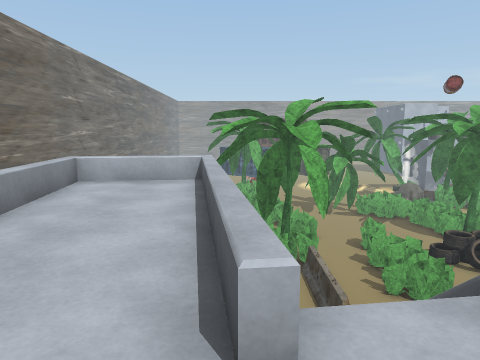
View 1 (above)

24 first-person views from a walk through a 3-D level made in the Unity game engine. The camera is 1.2 m above the floor, tilts 8° down and sees 70° across. The floor is counted in squares, 1 m on a side. Each view is taken from the middle of a square. On the plan, view 1 faces up. The plan holds only what a view shows up to about 14 squares ahead; the rest is blank. The place goes on beyond the plan. Some surface patterns are stand-ins.

View 2
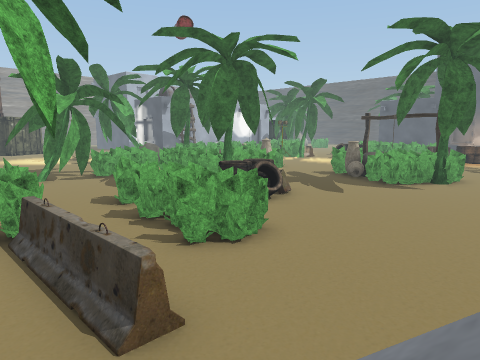

View 3
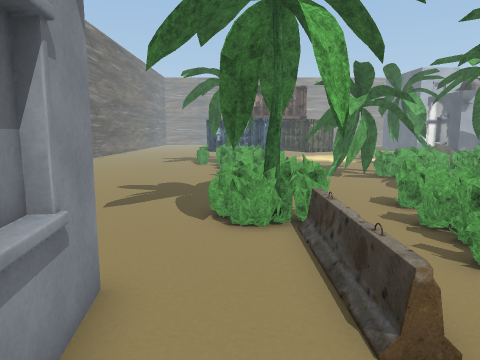

View 4
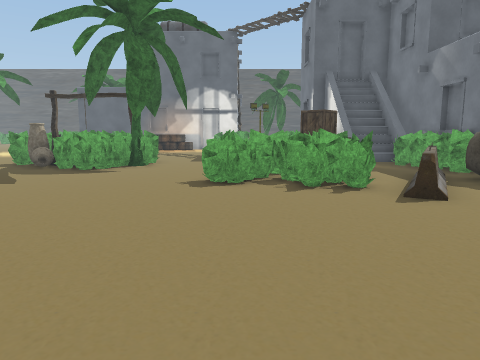

View 5
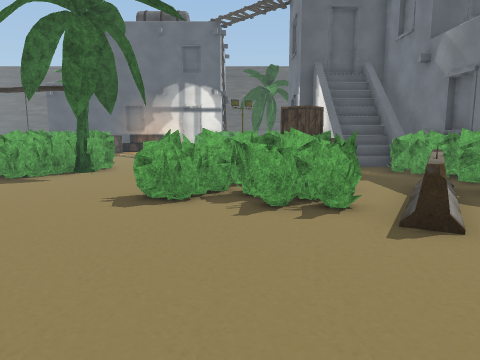

View 6
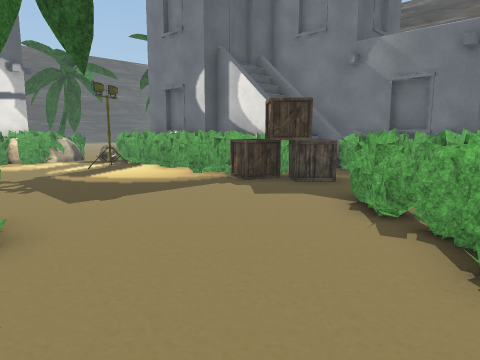

View 7
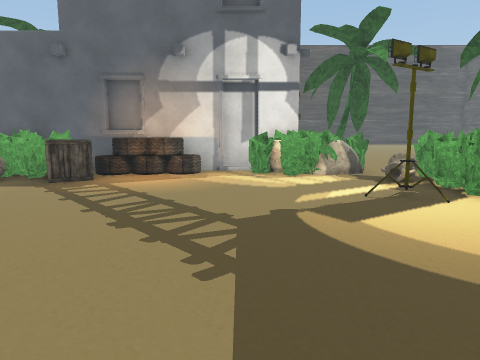

View 8
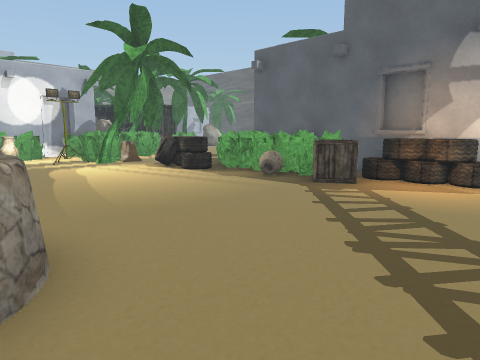

View 9
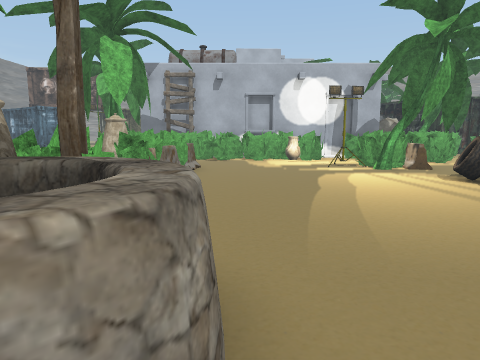

View 10
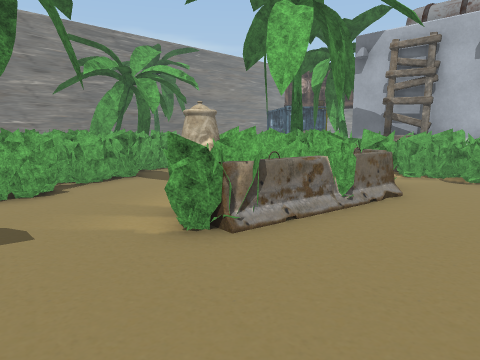

View 11
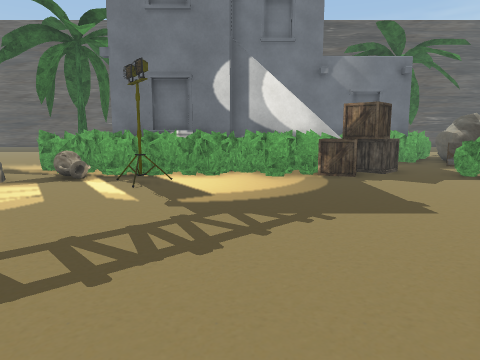

View 12
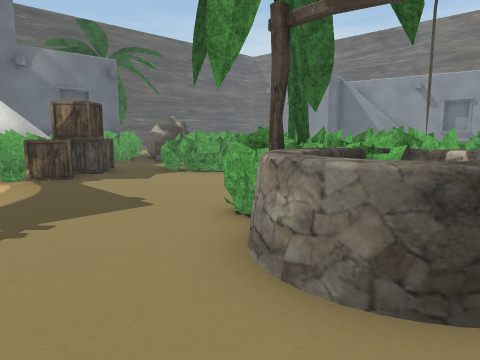

View 13
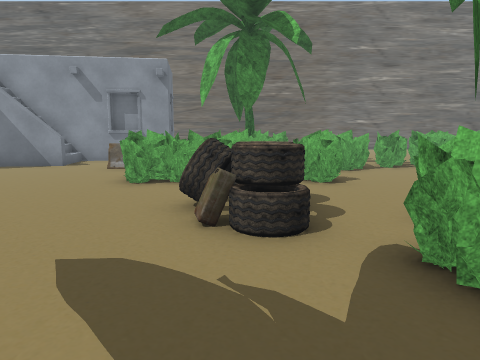

View 14
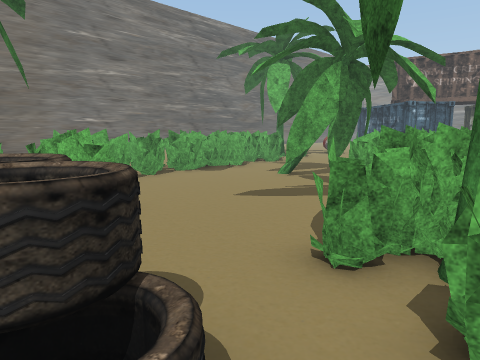

View 15
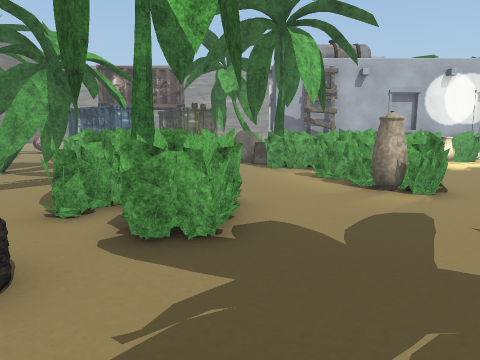

View 16
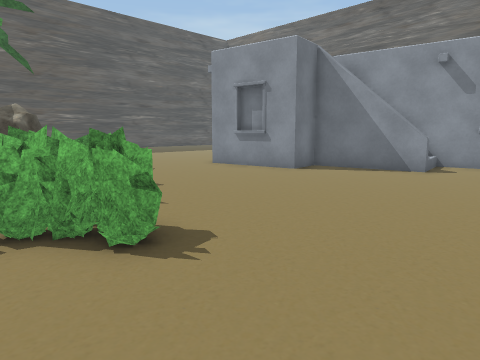

View 17
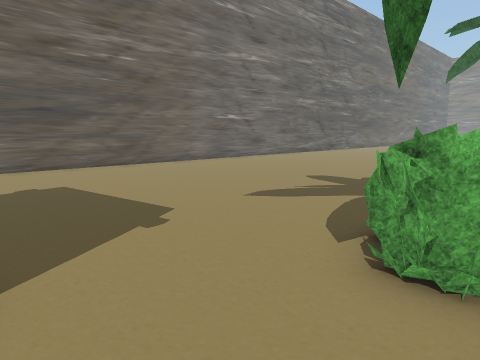

View 18
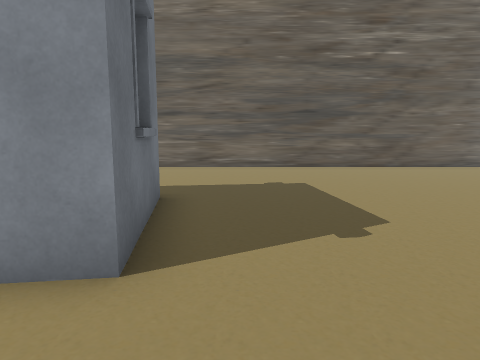

View 19
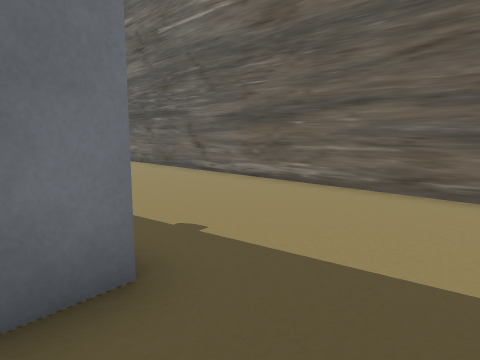

View 20
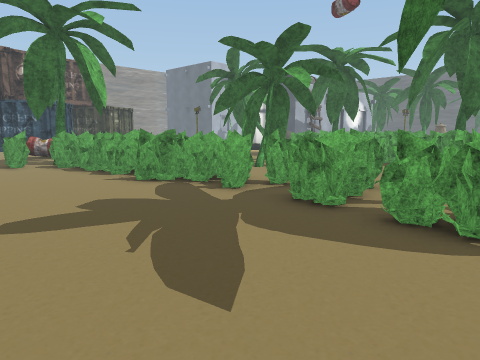

View 21
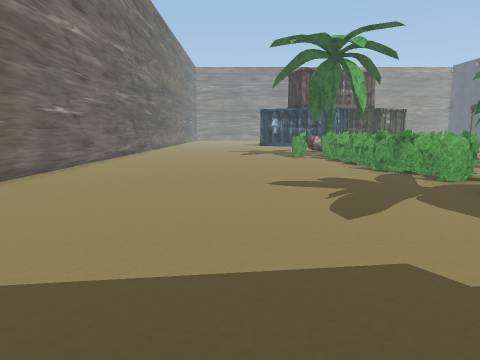

View 22
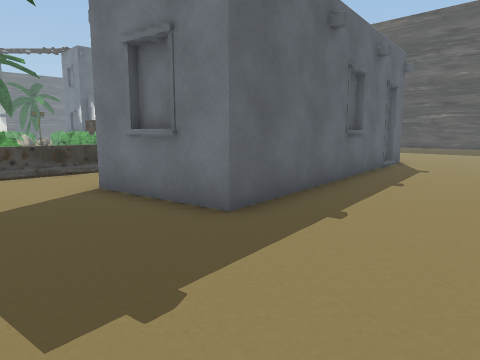

View 23
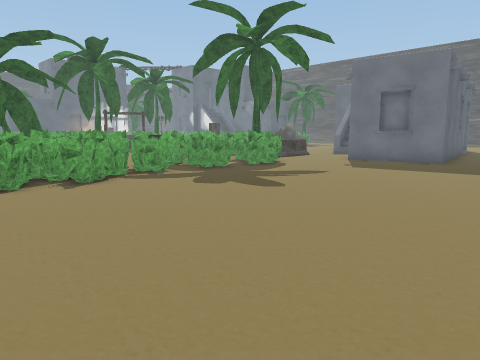

View 24
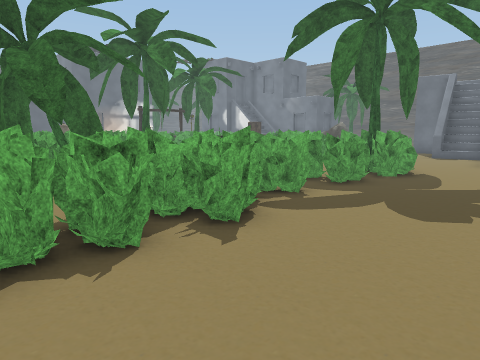

### Floor plan
Key: @ floor where view 1 was taken; # wall or solid block; . main floor; : floor 0.25 m higher than the main floor; / step, stairs or slope; = window, fence, low wall or low ledge; ^ raised ledge; v drop or lower ground; T tree; B bush; A barrier; H house; C crate; R rock; O other object.
Columns run from 10 left of view 1 to 32 right of it. Each row starts with its distance up from view 1.
 23 #.........  B...      R OOOB. .O.
 22 #.........BBB...      OTOOB......O OB
 21 #.........BBB.T.TT O  .BBOB.....BOOT
 20 #.........BBB..TTBOB  ...OO......TT.
 19 #..........BB...T.BB ...BOB........
 18 #..........BB......B B...BB.......=#
 17 #..........BBB.....BOB...#B......==#
 16 #..........BBB.....B OB..B........=BO
 15 #..........BBB.....BTOB............BO#
 14 #..........B...BB....BB............BO
 13 #.........BOO..B..==.....BB.......=B
 12 #..........BBB.BB.=OO....##O.......BO#
 11 #...........TA.BB.==....B##^^.....CC=#   H
 10 #............ABBB.......B B^=.......=#   H
  9 #......HH#...A.BB.......BOB#........=#
  8 #.....#H H...A...........BB..........#
  7 #.....v  HH.........................B#
  6 #.....v  HH.H........B.............B O
  5 #.....v    /H........BB.............O
  4 #.....HH  H H........BBB........#...B
  3 #.....HH  H #.......BBOBB..C.B.BBB/=B.    T
  2 #.. ...#  H H##....ABBOOBCCCO BOBOBBB...T T
  1 #.. ...#      H.....AA...CCO      OOB..
  0 #.  ...H  @   H.... .AA....:  H      ..
 -1 #.  ...v      #...  RRRBBBBBH H       ..
 -2 #    ..#       ..    RR   OHH##       ..

Positions as (right, up) in squares from view 1, and headings:
1: (0, 0), facing up
2: (1, 5), facing up-right
3: (1, 5), facing up
4: (3, 5), facing right
5: (5, 4), facing right
6: (11, 9), facing down-right
7: (16, 7), facing right
8: (17, 7), facing up-right
9: (18, 9), facing up
10: (19, 14), facing up-left
11: (20, 12), facing down
12: (20, 12), facing down-left
13: (14, 12), facing left
14: (11, 12), facing up-left
15: (12, 10), facing up
16: (13, 9), facing down-left
17: (2, 9), facing up-left
18: (2, 10), facing left
19: (-3, 11), facing down-left
20: (-4, 12), facing up-right
21: (-4, 9), facing up
22: (-8, 12), facing down-right
23: (-8, 23), facing down-right
24: (-3, 23), facing down-right
